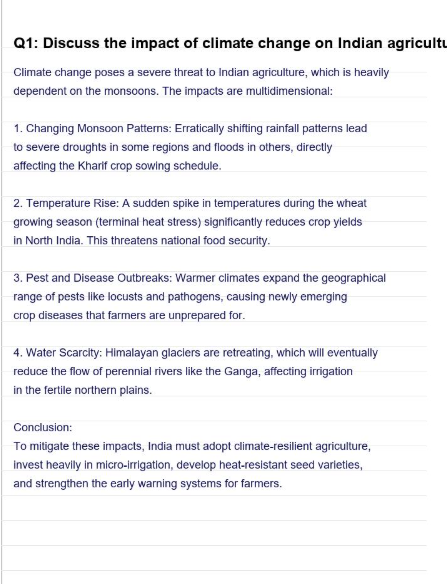
#> input picture backend/uploads/submissions/2026-03-16/111578259500491186851fc2eada597d.png, 447 x 584 px
$ python -i ocr_service.py   (imports and definitions only)
#> lines starting #> are read from the running program, lines starting #| are printed output that depends on the picture
"""
OCR Service — Handles image preprocessing and text extraction.

Pipeline:
1. PDF → extract pages as images (PyMuPDF)
2. Image preprocessing (OpenCV: deskew, denoise, threshold)
3. OCR via Gemini Vision API (handles Hindi + English handwriting)
4. Fallback: smart mock output for demo/testing
"""
import os
import io
import base64
import random
import logging
from typing import Tuple

from app.config import settings

# [1 line not run here, left out]
logger = logging.getLogger(__name__)


# ── Demo OCR Outputs ──────────────────────────────────────────────────────────
DEMO_OCR_OUTPUTS = {
    "governance": """
The concept of good governance encompasses transparency, accountability, and citizen participation
in the democratic process. In the context of Haryana, several governance reforms have been
implemented to improve public service delivery.

The Haryana government has taken significant steps through e-governance initiatives like
Antyodaya SARAL platform which provides single-window access to government services.
The CM Window portal allows direct grievance redressal.

Key dimensions of governance reform include:
- Administrative reforms: Simplification of procedures, digitization of land records through
  Jamabandi Nakal system
- Financial governance: Implementation of DBT (Direct Benefit Transfer) reducing leakages
- Social governance: Beti Bachao Beti Padhao originated from Haryana
- Judicial reforms: Fast track courts, Lok Adalats for speedy justice

However, challenges remain including bureaucratic resistance to change, digital divide in
rural areas, and need for capacity building of government officials.

Way Forward: Strengthening PRIs, improving digital literacy, and adopting AI-based governance
tools can enhance governance quality. The Haryana government should focus on outcome-based
monitoring rather than output-based assessment.
""",
    "economy": """
The economic development of Haryana has been remarkable since its formation in 1966.
From being primarily an agrarian state, Haryana has transformed into an industrial powerhouse
with significant contributions from IT, automobile, and textile sectors.

Agriculture: Haryana contributes significantly to India's food security. It is the second
largest contributor to the central food grain pool. Green Revolution transformed agriculture
with HYV seeds, irrigation through Bhakra canal system. However, issues of depleting water
table, stubble burning, and over-reliance on wheat-paddy cycle persist.

Industrial Development: Gurugram has emerged as a major IT and corporate hub. Faridabad,
Panipat, and Hisar have strong industrial bases. The state's industrial policy offers
incentives through HSIIDC.

Key Economic Indicators:
- Per capita income among highest in India
- Strong automobile sector (Maruti Suzuki, Hero MotoCorp)
- Emerging startup ecosystem in Gurugram

Challenges: Regional disparity between North and South Haryana, unemployment despite
industrial growth, need for skilling youth.

Conclusion: Balanced regional development, investment in human capital, and sustainable
agriculture practices are essential for Haryana's continued economic growth.
""",
    "society": """
Social development in Haryana presents a paradox - high economic indicators coexist with
concerning social metrics, particularly regarding gender issues. The state has historically
had one of the lowest sex ratios in India, though recent improvements are noteworthy.

Gender Issues: The Beti Bachao Beti Padhao campaign launched from Panipat has shown positive
results. Sex ratio at birth improved from 834 (2011) to over 920 in recent years. However,
honor killings, child marriage in some areas, and patriarchal mindset remain challenges.

Education: Haryana has made significant strides in education with schemes like:
- Super 100 program for meritorious students
- Consolidation of schools for better quality
- Multiple state universities established

Way Forward: Focus on changing social attitudes through education, strengthening women's
SHGs, and ensuring last-mile delivery of social welfare schemes.
""",
    "general": """
India's federal structure presents unique challenges and opportunities for cooperative
governance. The relationship between Centre and States has evolved significantly since
independence, shaped by constitutional provisions, judicial interpretations, and political
dynamics.

Constitutional Framework: Articles 245-263 define legislative, administrative, and financial
relations. Seventh Schedule distributes powers through Union, State, and Concurrent lists.

Key Issues:
1. Fiscal Federalism: GST implementation has subsumed state taxes, raising concerns about
   fiscal autonomy.
2. Governor's Role: Discretionary powers, Article 356 misuse, recent controversies.
3. Water Disputes: Interstate river water sharing (SYL canal issue).

Conclusion: Cooperative and competitive federalism should be strengthened through regular
ISC meetings, dispute resolution mechanisms, and respecting constitutional boundaries.
"""
}


# ── Image Preprocessing ───────────────────────────────────────────────────────
def preprocess_image(image_path: str) -> str:
    """
    Preprocess uploaded image for better OCR results.
    Deskewing, denoising, and adaptive thresholding via OpenCV.
    Returns path to preprocessed image.
    """
    try:
        import cv2
        import numpy as np

        img = cv2.imread(image_path)
#> img is the input picture: shape (584, 447, 3); mean B, G, R 243.1, 240.6, 240.7
        if img is None:
            return image_path

        gray = cv2.cvtColor(img, cv2.COLOR_BGR2GRAY)

        # Deskew
        coords = np.column_stack(np.where(gray > 0))
#> coords = 261048 pairs, first value 0 to 583, second value 0 to 446
        angle = cv2.minAreaRect(coords)[-1]
#> angle = -90
        if angle < -45:
            angle = -(90 + angle)
#> angle = 0
        else:
            angle = -angle
        (h, w) = gray.shape[:2]
#> h = 584; w = 447
        M = cv2.getRotationMatrix2D((w // 2, h // 2), angle, 1.0)
#> M = [[1, 0, 0], [0, 1, 0]]
        rotated = cv2.warpAffine(gray, M, (w, h), flags=cv2.INTER_CUBIC, borderMode=cv2.BORDER_REPLICATE)

        # Denoise + threshold
        denoised = cv2.fastNlMeansDenoising(rotated, h=10)
        thresh = cv2.adaptiveThreshold(
            denoised, 255, cv2.ADAPTIVE_THRESH_GAUSSIAN_C, cv2.THRESH_BINARY, 11, 2
        )
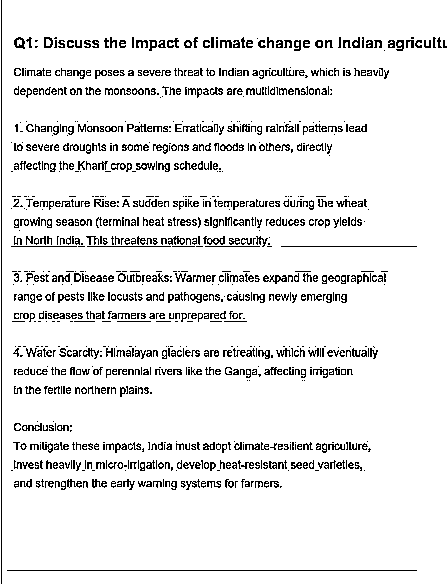
#> thresh: shape (584, 447); 91.5% white; black in thin lines or dots

        preprocessed_path = image_path.rsplit(".", 1)[0] + "_p.png"
        cv2.imwrite(preprocessed_path, thresh)
        return preprocessed_path

    except ImportError:
        logger.warning("OpenCV not available, skipping preprocessing.")
        return image_path
    except Exception as e:
        logger.error(f"Image preprocessing failed: {e}")
        return image_path


# ── PDF Extraction ────────────────────────────────────────────────────────────
# [148 lines left out: functions extract_text_from_pdf, _gemini_vision_ocr, _gemini_vision_ocr_bytes, _demo_ocr, perform_ocr, not called in this run]

>>> result = preprocess_image('../../uploads/submissions/2026-03-16/111578259500491186851fc2eada597d.png')
